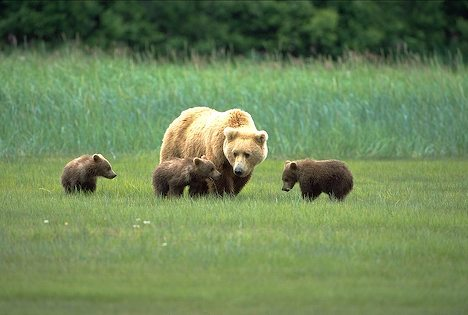
%> input picture data/bears.jpg, 468 x 315 px
$ octave ImageResizing2.m   (GNU Octave 9; MATLAB toolbox functions it lacks are replaced by stand-ins)
%> lines starting %> are read from the running program, lines starting %| are printed output that depends on the picture
### src/add_border.m
function out = add_border(inp,type,width)
%
%  add border of given type and width to
%  an image


if (nargin<3)
    width = 10;
end

if (nargin<2)
    type = 'zero';
end

s = size(inp);

switch type(1)
case 'z',
    s(2)=width;
    z = zeros(s);
    tmp = [z, inp, z];
    s = size(tmp);
    s(1)=width;
    z = zeros(s);
    out = [z;tmp;z];
case 'd',
    c = inp(:,1,:);
    left = repmat(c,1,width);
    c = inp(:,s(2),:);
    right = repmat(c,1,width);
    tmp = [left, inp, right];
    s = size(tmp);
    r = tmp(1,:,:);
    top = repmat(r,width,1);
    r = tmp(s(1),:,:);
    bot = repmat(r,width,1);
    out = [top;tmp;bot];
case 'c',
    left = inp(:,1:width,:);
    right = inp(:,(s(2)-width+1):s(2),:);
    tmp = [right,inp,left];
    s = size(tmp);
    top = tmp(1:width,:,:);
    bot = tmp((s(1)-width+1):s(1),:,:);
    out = [bot;tmp;top];
otherwise,
    error('Invalid input arguments.');
end

### src/energy.m
function grads = energy(im, sigma)
    % sample the image gradient at these localized points. (The
    %   localized points are assumed to be in an Nx2 array X
    %   with rows of the form (x,y).)
    [Dx, Dy, w] = deriv(sigma);
    width = (w-1)/2; %w is always odd
    IDoG_x = conv2(add_border(im, 'dup', width), Dx, 'valid'); %x-component of gradient
    IDoG_y = conv2(add_border(im, 'dup', width), Dy, 'valid'); %y-component of gradient
%     G_x = interp2(IDoG_x, X(:, 1), X(:, 2)); %interpolated
%     G_y = interp2(IDoG_y, X(:, 1), X(:, 2));
%     G = [G_x, G_y];
    grads = IDoG_x .^ 2 + IDoG_y .^ 2;
end

### src/DPpath.m
function [paths, costs] = DPpath(energies)
    %finds vertical seams
    [nrows, ncols] = size(energies);
    costs = zeros(size(energies));
%     disp(size(energies));
    %-1 if next element on path from here to top is up-left, 0 if up, 1 if
    %up-right
    paths = zeros(size(energies));
    costs(1, :) = energies(1, :);
    for i = 2:nrows
        [val, ind] = min([costs(i-1, 1), costs(i-1, 2)]);
        costs(i, 1) = energies(i, 1) + val;
        paths(i, 1) = ind - 1; %ind is 1 or 2 --> 0 or 1
        [val, ind] = min([costs(i-1, ncols-1), costs(i-1, ncols)]);
        costs(i, ncols) = energies(i, ncols) + val;
        paths(i, ncols) = ind - 2; %ind is 1 or 2 --> -1 or 0
        for j = 2:ncols-1
            [val, ind] = min([costs(i-1, j-1), costs(i-1, j), costs(i-1, j+1)]);
            costs(i, j) = energies(i, j) + val;
            paths(i, j) = ind - 2;
        end
    end
return

### src/SeamInds.m
function inds = SeamInds(paths, costs)
    inds = zeros(size(paths));
    [~, order] = sort(costs(end, :));
    assignin('base', 'order', order)
    for i = length(order):-1:1
        col = order(i);
        row = size(paths, 1);
        inds(row, col) = i;
%         display(row, col);
        while (row > 1)
            col = col + paths(row, col);
            row = row - 1;
            inds(row, col) = i;
        end
    end
%     disp(inds);
return

### src/deriv.m
function [Dx, Dy, w]=deriv(sigma)
% Create derivative-of-Gaussian kernels for horizontal and vertical derivatives.
% Input SIGMA is the standard deviation of the Gaussian. Use equation 4.21
% in the Szelsiki book. Note that the equation has a type-o; the multiplicative
% factor 1/sigma^3 should instead be 1/sigma^4; this does not affect the results
% though.
w = 2*floor(ceil(7*sigma)/2)+1;
[xx, yy] = meshgrid(-(w-1)/2:(w-1)/2,-(w-1)/2:(w-1)/2);

% Equation 4.21 from Szeliski's book.
Dx = -xx / (sigma^3) .* exp(-(xx.^2 + yy.^2) / (2*sigma^2));
Dy = -yy / (sigma^3) .* exp(-(xx.^2 + yy.^2) / (2*sigma^2));

return;

### src/ImageResizing2.m
clear all;
close all;
im = imread('../data/bears.jpg');
%> im is the input picture: size 315x468x3 uint8; mean R, G, B 109.2, 133.9, 87.9
imshow(im);
delta_vert = -20;
delta_horz = -20;
% [6 lines of commented-out code are left out]
im = im2double(im);
%> im: size 315x468x3 double

%constants/parameters
sigma = 1;

e_R = energy(im(:, :, 1), sigma);
%> in add_border, `c = inp(:,1,:);`: c = 315 values, max 0.561 at index 192, min 0 at index 1, mean 0.379
%> in add_border, `left = repmat(c,1,width);`: left = 315 rows, first 12: [0 0 0; 0.0235 0.0235 0.0235; 0.0392 0.0392 0.0392; 0.0275 0.0275 0.0275; 0.0157 0.0157 0.0157; 0.0157 0.0157 0.0157; 0.0235 0.0235 0.0235; 0.0235 0.0235 0.0235; 0.0314 0.0314 0.0314; 0.0353 0.0353 0.0353; 0.0353 0.0353 0.0353; 0.0353 0.0353 0.0353]
%> in add_border, `c = inp(:,s(2),:);`: c = 315 values, max 0.573 at index 195, min 0.0157 at index 12, mean 0.353
%> in add_border, `right = repmat(c,1,width);`: right = 315 rows, first 12: [0.0196 0.0196 0.0196; 0.0745 0.0745 0.0745; 0.0824 0.0824 0.0824; 0.106 0.106 0.106; 0.114 0.114 0.114; 0.0902 0.0902 0.0902; 0.0941 0.0941 0.0941; 0.0745 0.0745 0.0745; 0.0431 0.0431 0.0431; 0.0353 0.0353 0.0353; 0.0196 0.0196 0.0196; 0.0157 0.0157 0.0157]
%> in add_border, `r = tmp(1,:,:);`: r = 474 values, max 0.231 at index 307, min 0 at index 1, mean 0.111
%> in add_border, `top = repmat(r,width,1);`: top = 474 columns, first 8: [0 0 0 0 0.0118 0.0314 0.0588 0.0706; 0 0 0 0 0.0118 0.0314 0.0588 0.0706; 0 0 0 0 0.0118 0.0314 0.0588 0.0706]
%> in add_border, `r = tmp(s(1),:,:);`: r = 474 values, max 0.533 at index 200, min 0.365 at index 463, mean 0.46
%> in add_border, `bot = repmat(r,width,1);`: bot = 474 columns, first 8: [0.408 0.408 0.408 0.408 0.4 0.4 0.404 0.396; 0.408 0.408 0.408 0.408 0.4 0.4 0.404 0.396; 0.408 0.408 0.408 0.408 0.4 0.4 0.404 0.396]
%> in energy, `IDoG_x = conv2(add_border(im, 'dup', width), Dx, 'valid');`:
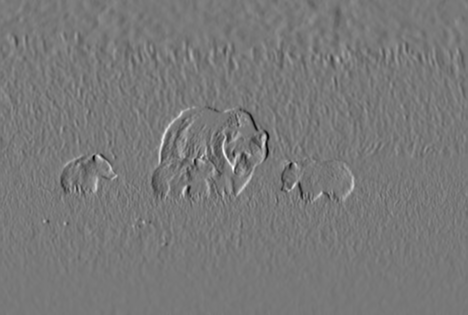
%> IDoG_x: size 315x468 double; min -1.34, max 1.49, mean -0.000343; drawn with min black and max white
e_G = energy(im(:, :, 2), sigma);
%> call 3 of add_border, with type = 'dup', width = 3
%> in add_border (call 3), `c = inp(:,1,:);`: c = 315 values, max 0.651 at index 141, min 0.0392 at index 1, mean 0.48
%> in add_border (call 3), `left = repmat(c,1,width);`: left = 315 rows, first 12: [0.0392 0.0392 0.0392; 0.0706 0.0706 0.0706; 0.0863 0.0863 0.0863; 0.0745 0.0745 0.0745; 0.0549 0.0549 0.0549; 0.0549 0.0549 0.0549; 0.0549 0.0549 0.0549; 0.0549 0.0549 0.0549; 0.0627 0.0627 0.0627; 0.0667 0.0667 0.0667; 0.0745 0.0745 0.0745; 0.0745 0.0745 0.0745]
%> in add_border (call 3), `c = inp(:,s(2),:);`: c = 315 values, max 0.663 at index 195, min 0.0314 at index 14, mean 0.453
%> in add_border (call 3), `right = repmat(c,1,width);`: right = 315 rows, first 12: [0.0902 0.0902 0.0902; 0.145 0.145 0.145; 0.153 0.153 0.153; 0.176 0.176 0.176; 0.184 0.184 0.184; 0.161 0.161 0.161; 0.157 0.157 0.157; 0.137 0.137 0.137; 0.0941 0.0941 0.0941; 0.0784 0.0784 0.0784; 0.0549 0.0549 0.0549; 0.0392 0.0392 0.0392]
%> in add_border (call 3), `tmp = [left, inp, right];`:
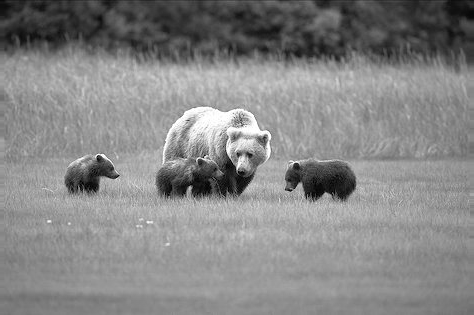
%> tmp: size 315x474 double; min 0, max 1, mean 0.524
%> in add_border (call 3), `r = tmp(1,:,:);`: r = 474 values, max 0.337 at index 307, min 0.0392 at index 1, mean 0.197
%> in add_border (call 3), `top = repmat(r,width,1);`: top = 474 columns, first 8: [0.0392 0.0392 0.0392 0.0392 0.0588 0.0902 0.118 0.137; 0.0392 0.0392 0.0392 0.0392 0.0588 0.0902 0.118 0.137; 0.0392 0.0392 0.0392 0.0392 0.0588 0.0902 0.118 0.137]
%> in add_border (call 3), `r = tmp(s(1),:,:);`: r = 474 values, max 0.576 at index 230, min 0.431 at index 463, mean 0.521
%> in add_border (call 3), `bot = repmat(r,width,1);`: bot = 474 columns, first 8: [0.475 0.475 0.475 0.475 0.467 0.467 0.471 0.463; 0.475 0.475 0.475 0.475 0.467 0.467 0.471 0.463; 0.475 0.475 0.475 0.475 0.467 0.467 0.471 0.463]
e_B = energy(im(:, :, 3), sigma);
%> call 5 of add_border, with type = 'dup', width = 3
%> in add_border (call 5), `c = inp(:,1,:);`: c = 315 values, max 0.525 at index 141, min 0.0314 at index 1, mean 0.32
%> in add_border (call 5), `left = repmat(c,1,width);`: left = 315 rows, first 12: [0.0314 0.0314 0.0314; 0.0627 0.0627 0.0627; 0.0784 0.0784 0.0784; 0.0667 0.0667 0.0667; 0.0588 0.0588 0.0588; 0.0588 0.0588 0.0588; 0.0667 0.0667 0.0667; 0.0667 0.0667 0.0667; 0.0706 0.0706 0.0706; 0.0745 0.0745 0.0745; 0.0706 0.0706 0.0706; 0.0706 0.0706 0.0706]
%> in add_border (call 5), `c = inp(:,s(2),:);`: c = 315 values, max 0.459 at index 195, min 0.0314 at index 12, mean 0.294
%> in add_border (call 5), `right = repmat(c,1,width);`: right = 315 rows, first 12: [0.0431 0.0431 0.0431; 0.098 0.098 0.098; 0.098 0.098 0.098; 0.122 0.122 0.122; 0.129 0.129 0.129; 0.106 0.106 0.106; 0.114 0.114 0.114; 0.0941 0.0941 0.0941; 0.0588 0.0588 0.0588; 0.0471 0.0471 0.0471; 0.0353 0.0353 0.0353; 0.0314 0.0314 0.0314]
%> in add_border (call 5), `tmp = [left, inp, right];`:
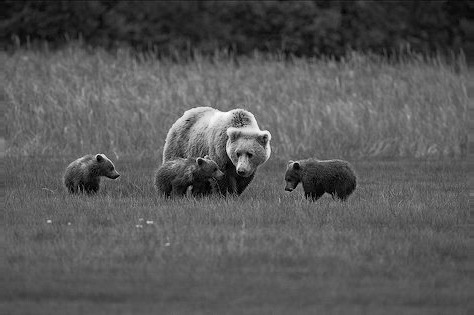
%> tmp: size 315x474 double; min 0, max 0.992, mean 0.344
%> in add_border (call 5), `r = tmp(1,:,:);`: r = 474 values, max 0.208 at index 307, min 0.0314 at index 1, mean 0.117
%> in add_border (call 5), `top = repmat(r,width,1);`: top = 474 columns, first 8: [0.0314 0.0314 0.0314 0.0314 0.051 0.0706 0.0902 0.106; 0.0314 0.0314 0.0314 0.0314 0.051 0.0706 0.0902 0.106; 0.0314 0.0314 0.0314 0.0314 0.051 0.0706 0.0902 0.106]
%> in add_border (call 5), `r = tmp(s(1),:,:);`: r = 474 values, max 0.4 at index 175, min 0.275 at index 469, mean 0.345
%> in add_border (call 5), `bot = repmat(r,width,1);`: bot = 474 columns, first 8: [0.302 0.302 0.302 0.302 0.294 0.294 0.298 0.29; 0.302 0.302 0.302 0.302 0.294 0.294 0.298 0.29; 0.302 0.302 0.302 0.302 0.294 0.294 0.298 0.29]
energies = e_R + e_G + e_B;
imshow(energies);
[paths, costs] = DPpath(energies);
%> the loop in DPpath, `for i = 2:nrows` made 314 passes
%> after the loop in DPpath, `for i = 2:nrows`:
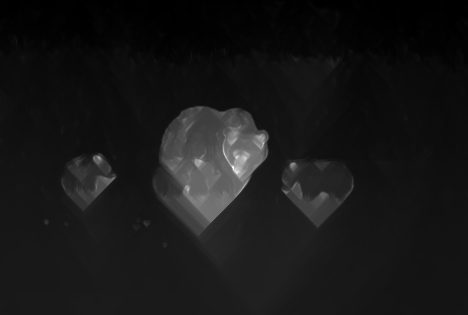
%> costs: size 315x468 double; min 0.00445, max 22.65, mean 2.1; drawn with min black and max white
%> after the loop in DPpath, `for i = 2:nrows`:
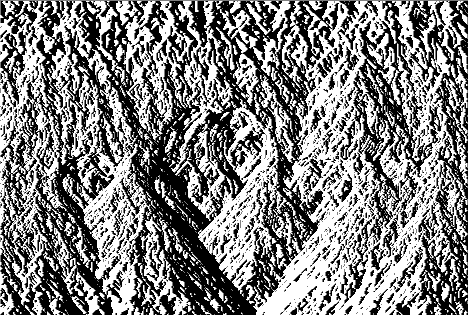
%> paths: size 315x468 double; min -1, max 1, mean 0.0248; drawn with min black and max white
Vinds = SeamInds(paths, costs);
%> in SeamInds, `[~, order] = sort(costs(end, :));`: order = 468 values, max 468 at index 72, min 1 at index 148, mean 234.5
%> the loop in SeamInds, `for i = length(order):-1:1` made 468 passes
%> after the loop in SeamInds, `for i = length(order):-1:1`:
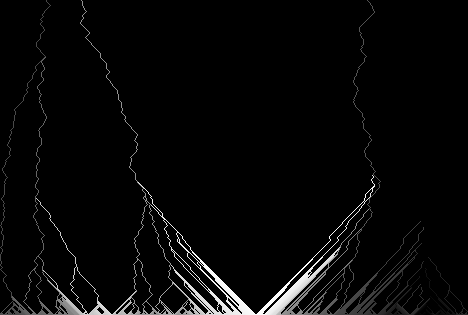
%> inds: size 315x468 double; min 0, max 468, mean 13.5; drawn with min black and max white
hold on;
[y, x] = find(Vinds);
%> y = 7736 values from 1 to 315; x = 7736 values from 1 to 468
plot(x, y,'r.','MarkerSize',2)
hold off;

%to shrink
[row, col] = find(1 <= Vinds & Vinds <= delta_vert);
%> row = []; col = []
new_im = im(:, row, col);
%> new_im = []
% new_im = zeros(size(im, 1) - delta_vert, size(im, 2), size(im, 3));
imshow(new_im);
%> (this line was passed over: imshow is not available in this run)
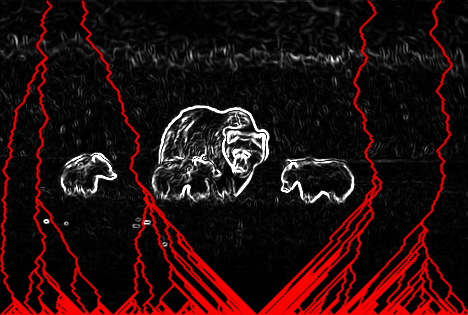
%> figure redrawn from the program's plot data

$ run again, with data/twins_small.jpg copied over data/bears.jpg
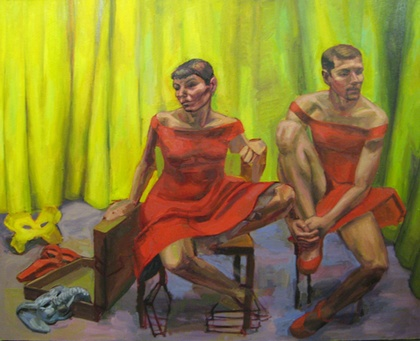
%> input picture data/twins_small.jpg, 420 x 341 px, shrunk from 500 x 406 before the run
%> im is the input picture: size 341x420x3 uint8; mean R, G, B 139.7, 127.5, 53.9
%> im: size 341x420x3 double
%> in add_border, `c = inp(:,1,:);`: c = 341 values, max 0.875 at index 20, min 0.302 at index 225, mean 0.674
%> left = 341 rows, first 12: [0.851 0.851 0.851; 0.851 0.851 0.851; 0.855 0.855 0.855; 0.863 0.863 0.863; 0.859 0.859 0.859; 0.867 0.867 0.867; 0.863 0.863 0.863; 0.859 0.859 0.859; 0.855 0.855 0.855; 0.851 0.851 0.851; 0.871 0.871 0.871; 0.871 0.871 0.871]
%> in add_border, `c = inp(:,s(2),:);`: c = 341 values, max 0.635 at index 24, min 0.133 at index 340, mean 0.399
%> right = 341 rows, first 12: [0.553 0.553 0.553; 0.588 0.588 0.588; 0.592 0.592 0.592; 0.569 0.569 0.569; 0.58 0.58 0.58; 0.608 0.608 0.608; 0.608 0.608 0.608; 0.596 0.596 0.596; 0.6 0.6 0.6; 0.612 0.612 0.612; 0.62 0.62 0.62; 0.616 0.616 0.616]
%> in add_border, `r = tmp(1,:,:);`: r = 426 values, max 0.945 at index 94, min 0.408 at index 399, mean 0.723
%> top = 426 columns, first 8: [0.851 0.851 0.851 0.851 0.851 0.847 0.851 0.863; 0.851 0.851 0.851 0.851 0.851 0.847 0.851 0.863; 0.851 0.851 0.851 0.851 0.851 0.847 0.851 0.863]
%> in add_border, `r = tmp(s(1),:,:);`: r = 426 values, max 0.588 at index 87, min 0.11 at index 379, mean 0.376
%> bot = 426 columns, first 8: [0.392 0.392 0.392 0.392 0.329 0.255 0.235 0.239; 0.392 0.392 0.392 0.392 0.329 0.255 0.235 0.239; 0.392 0.392 0.392 0.392 0.329 0.255 0.235 0.239]
%> left = 341 rows, first 12: [0.89 0.89 0.89; 0.89 0.89 0.89; 0.894 0.894 0.894; 0.902 0.902 0.902; 0.906 0.906 0.906; 0.914 0.914 0.914; 0.922 0.922 0.922; 0.918 0.918 0.918; 0.914 0.914 0.914; 0.91 0.91 0.91; 0.933 0.933 0.933; 0.933 0.933 0.933]
%> right = 341 rows, first 12: [0.706 0.706 0.706; 0.745 0.745 0.745; 0.749 0.749 0.749; 0.725 0.725 0.725; 0.737 0.737 0.737; 0.765 0.765 0.765; 0.769 0.769 0.769; 0.757 0.757 0.757; 0.757 0.757 0.757; 0.761 0.761 0.761; 0.769 0.769 0.769; 0.765 0.765 0.765]
%> left = 341 rows, first 12: [0.165 0.165 0.165; 0.165 0.165 0.165; 0.169 0.169 0.169; 0.176 0.176 0.176; 0.176 0.176 0.176; 0.184 0.184 0.184; 0.188 0.188 0.188; 0.184 0.184 0.184; 0.173 0.173 0.173; 0.161 0.161 0.161; 0.173 0.173 0.173; 0.169 0.169 0.169]
%> right = 341 rows, first 12: [0.239 0.239 0.239; 0.267 0.267 0.267; 0.267 0.267 0.267; 0.235 0.235 0.235; 0.255 0.255 0.255; 0.282 0.282 0.282; 0.267 0.267 0.267; 0.239 0.239 0.239; 0.235 0.235 0.235; 0.231 0.231 0.231; 0.239 0.239 0.239; 0.227 0.227 0.227]
%> the loop in DPpath, `for i = 2:nrows` made 340 passes
%> after the loop in DPpath, `for i = 2:nrows`:
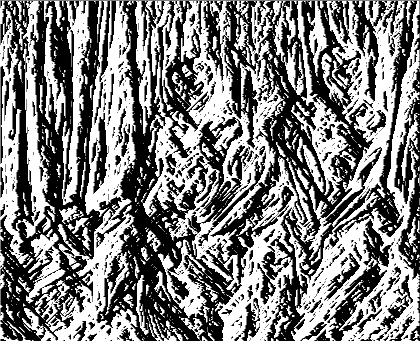
%> paths: size 341x420 double; min -1, max 1, mean -0.000984; drawn with min black and max white
%> order = 420 values, max 420 at index 2, min 1 at index 13, mean 210.5
%> the loop in SeamInds, `for i = length(order):-1:1` made 420 passes
%> y = 6273 values from 1 to 341; x = 6273 values from 1 to 420
%> `[row, col] = find(1 <= Vinds & Vinds <= delta_vert);`: row = []
%> `imshow(new_im);`:
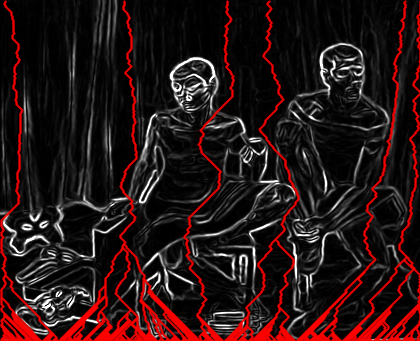
%> figure redrawn from the program's plot data
